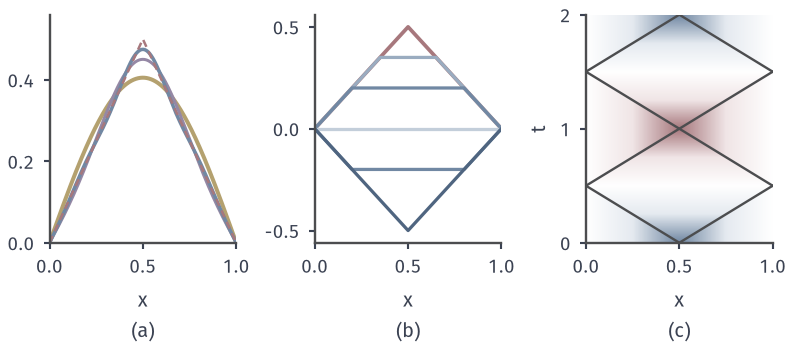

Source code (Python):
from pathlib import Path
import sys
ROOT = next(p for p in Path(__file__).resolve().parents if (p/"build.sh").is_file() and (p/"tex/book.tex").is_file())
sys.path.insert(0, str(ROOT/"figures/06-differential-equations/02-partial-differential-equations/matplotlib/wave-common"))
from wave_common import *
# Target: plucked string L=1,c=1: partial sums, snapshots, and space-time field with reflecting characteristics.
fig, axs = figure(width_mm=112, height_mm=50, ncols=3)
x = np.linspace(0, 1, 801)
ax = axs[0]; style(ax)
a = lambda n: 4*np.sin(n*np.pi/2)/(n*np.pi)**2
for N, col, lw in zip([1, 3, 7], [YELLOW, PURPLE, BLUE], [1.6, 1.2, 1.4]):
    ax.plot(x, sum(a(n)*np.sin(n*np.pi*x) for n in range(1, N+1)), color=col, lw=lw)
ax.plot(x, pluck(x), color=RED, lw=1.0, ls=(0, (3, 2)))
ax.set_xlim(0, 1); ax.set_ylim(0, .56); ax.set_xticks([0, .5, 1]); ax.set_yticks([0, .2, .4]); sub(ax, 'a', '$x$')
ax = axs[1]; style(ax)
ax.plot(x, pluck(x), color=RED, lw=1.5)
for t, col in zip([.15, .3, .5, .7, 1.], ['#9AACC0', '#7188A3', '#C3CEDA', '#7188A3', '#4F6580']):
    ax.plot(x, pluck_wave(x, t), color=col, lw=1.3)
ax.set_xlim(0, 1); ax.set_ylim(-.56, .56); ax.set_xticks([0, .5, 1]); ax.set_yticks([-.5, 0, .5]); sub(ax, 'b', '$x$')
ax = axs[2]; style(ax)
xs = np.linspace(0, 1, 301); ts = np.linspace(0, 2, 601); X, TT = np.meshgrid(xs, ts)
field(ax, pluck_wave(X, TT), [0, 1, 0, 2], signed=True, vmax=.5)
for t0 in np.arange(-.5, 2.5, 1.):
    ax.plot([0, 1], [t0, t0+1], color=LINE, lw=.95); ax.plot([1, 0], [t0, t0+1], color=LINE, lw=.95)
ax.set_xlim(0, 1); ax.set_ylim(0, 2); ax.set_xticks([0, .5, 1]); ax.set_yticks([0, 1, 2]); ax.set_ylabel('$t$'); sub(ax, 'c', '$x$')
save(fig, HERE(__file__), 'figure', {'formula': 'u0=min(x,1-x), a_n=4 sin(n pi/2)/(n pi)^2; odd 2-periodic extension'})
